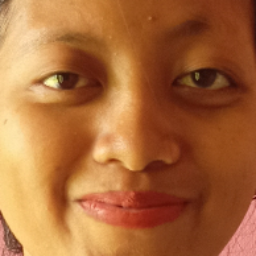
#> input picture cbir/dataset_train/Clara-1.png, 256 x 256 px
$ python -i main.py   (imports and definitions only)
#> lines starting #> are read from the running program, lines starting #| are printed output that depends on the picture
import cv2
import numpy as np
import os
import math
import pandas as pd
import pickle
from PIL import Image
from sklearn.metrics import accuracy_score
from face_detect import detect, crop_image

cv2_base_dir = os.path.dirname(os.path.abspath(cv2.__file__))
haar_model = os.path.join(cv2_base_dir, 'haarcascade_frontalface_default.xml')
faceCascade = cv2.CascadeClassifier(haar_model)

def glcm(image, distance=1, colorBit=256, angle=0):
    gray = cv2.cvtColor(image, cv2.COLOR_BGR2GRAY)
    w, h = gray.shape[:2]
    # variabel co-occurance
    glcm_mat = np.zeros((colorBit, colorBit))

    # hitung glcm matrix
    for i in range(w):
        for j in range(h-1):
            x, y = gray[i][j], gray[i][j+distance]
            glcm_mat[x][y] += 1
    symm_mat = glcm_mat + glcm_mat.transpose()  # jumlahkan glcm dan transpose
    glcm_norm = symm_mat / symm_mat.sum()  # normalisasi
    return glcm_norm


def glcm_features(glcm_mat):
    asm = 0
    contrast = 0
    homogeneity = 0
    correlation = 0
    mi, mj, pi, pj = 0, 0, 0, 0

    w, h = glcm_mat.shape[:2]
    for i in range(w):
        for j in range(h):
            val = glcm_mat[i][j]
            mi += (i * val)
            mj += (j * val)

    for i in range(w):
        for j in range(h):
            val = glcm_mat[i][j]
            pi += ((i - mi)**2 * val)
            pj += ((j - mj)**2 * val)

    # print("NILAI: ", mi, mj, pi, pj)
    for i in range(w):
        for j in range(h):
            val = glcm_mat[i][j]
            asm += val**2
            contrast += (i-j)**2 * val
            homogeneity += (val/(1+abs(i-j)**2))

            correlation += ((i - mi) * (j - mj) * val)/(pi * pj)
    return asm, contrast, homogeneity, correlation

def kaze_feature(image, vector_size=32):
  image = cv2.cvtColor(image, cv2.COLOR_BGR2RGB)
  try:
    # Using KAZE, cause SIFT, ORB and other was moved to additional module
    # which is adding addtional pain during install
    alg = cv2.KAZE_create()
    # Finding image keypoints
    kps = alg.detect(image)
    # Getting first 32 of them.
    # Number of keypoints is varies depend on image size and color pallet
    # Sorting them based on keypoint response value(bigger is better)
    kps = sorted(kps, key=lambda x: -x.response)[:vector_size]
    # computing descriptors vector
    kps, dsc = alg.compute(image, kps)
    # Flatten all of them in one big vector - our feature vector
    dsc = dsc.flatten()
    # Making descriptor of same size
    # Descriptor vector size is 64
    needed_size = (vector_size * 64)
    if dsc.size < needed_size:
        # if we have less the 32 descriptors then just adding zeros at the
        # end of our feature vector
        dsc = np.concatenate([dsc, np.zeros(needed_size - dsc.size)])
  except cv2.error as e:
    print('Error: ', e)
    return None
  return dsc

# update_dataset update csv of features extraction


# [80 lines left out: functions update_dataset, test_program, not called in this run]

# face_recognition predict and classify face by compare it with dataset


def face_recognition(query_image, opt=2, test=False):
    if test:
      coords, img = detect(query_image, faceCascade)
      img = Image.fromarray(img)
      imgSnap = crop_image(img, coords, 20)
      imgSnap = imgSnap.resize((256,256))
      query_image = np.asarray(imgSnap)
    glcm_norm = glcm(query_image)
    query_glcm_feat = glcm_features(glcm_norm)
    query_kaze_feat = kaze_feature(query_image)

    # Initialize a dictionary to store similarity scores for each image
    similarity_scores = {}
    csvFilename = "features.csv"
    kazeFilename = "kazefeat.pck"
    df = pd.read_csv(csvFilename, header=0)

    # kaze feature extractions
    with open(kazeFilename, "rb") as fp:
      kaze_feats = pickle.load(fp)

    for i, row in df.iterrows():
        glcm_feat = row[2:]
        if opt == 1: # glcm only
          euc_score = euclidean_distance(query_glcm_feat, glcm_feat)
        elif opt == 2: # kaze feature only
          euc_score = euclidean_distance(query_kaze_feat, kaze_feats[i])
        # elif opt==3: # glcm + kaze feature
        #   euc_score1 = euclidean_distance(query_glcm_feat, glcm_feat)
        #   euc_score2 = euclidean_distance(query_kaze_feat, kaze_feats[i])
        #   euc_score = (euc_score1 + euc_score2) /2
        else:
          print("Non-valid option")
          return None

        if row["class"] in similarity_scores.keys():
            similarity_scores[row["class"]].append(euc_score)
        else:
            similarity_scores[row["class"]] = [euc_score]

    for key, lst in similarity_scores.items():
        similarity_scores[key] = sum(lst) / len(lst)

    # Sort the images based on similarity scores
    sorted_images = sorted(similarity_scores.items(), key=lambda x: x[1])

    # Display the most similar images
    # print("Predict: ", sorted_images[0:2])
    return sorted_images[0]


# [20 lines left out: functions euclidean_distance, main, not called in this run]

# [2 lines not run here, left out]

>>> import cv2
>>> picture = cv2.imread('dataset_train/Clara-1.png')
#> picture is the input picture: shape (256, 256, 3); mean B, G, R 58.9, 105.3, 169.1
>>> result = face_recognition(picture)
#> in glcm, `gray = cv2.cvtColor(image, cv2.COLOR_BGR2GRAY)`:
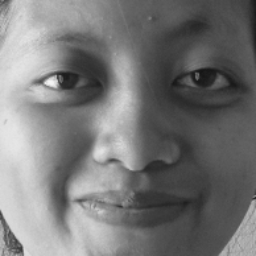
#> gray: shape (256, 256); min 21, max 244, mean 119.1
#> after the loop in glcm, `for i in range(w):`:
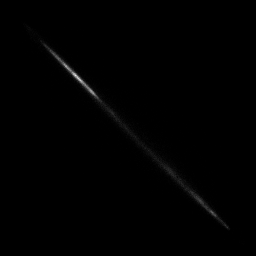
#> glcm_mat: shape (256, 256) float64; min 0, max 235, mean 1
#> after the loop in glcm_features, `for i in range(w):`: mi = 119
#> after the loop in glcm_features, `for i in range(w):`: pi = 2907.6
#> after the loop in glcm_features, `for i in range(w):`: asm = 0.000822; contrast = 25.35; correlation = 0.000342; homogeneity = 0.354
#> in face_recognition, `query_glcm_feat = glcm_features(glcm_norm)`: query_glcm_feat = (0.000822, 25.35, 0.354, 0.000342)
#> in kaze_feature, `kps = alg.detect(image)`: kps = 77 keypoints; strongest (x, y, size): (52, 82, 7.7), (52, 81, 5.9), (85, 78, 36.4), (40, 81, 8)
#> in kaze_feature, `kps = sorted(kps, key=lambda x: -x.response)[:vector_size]`: kps = 32 keypoints; strongest (x, y, size): (52, 82, 7.7), (52, 81, 5.9), (85, 78, 36.4), (40, 81, 8)
#> in kaze_feature, `dsc = dsc.flatten()`: dsc = 2048 values, max 0.703 at index 883, min -0.609 at index 817, mean 0.0617
#> in face_recognition, `query_kaze_feat = kaze_feature(query_image)`: query_kaze_feat has the same summary as dsc in kaze_feature
#> (reads cbir/features.csv from the repository)
#> (the run stopped early here; a loop or call above may not have finished)
